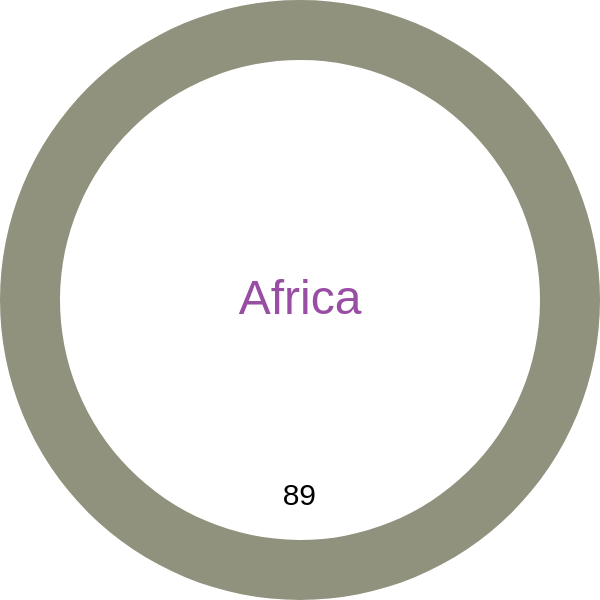

Write a Vega-Lite specification for this figure.
### Vega specification from a JSON file in a GitHub repository (floating-point values rounded to 4 significant figures)
{"$schema": "https://vega.github.io/schema/vega/v5.json", "description": "Donut Chart of Development Status in Africa", "width": 300, "height": 300, "autosize": "none", "signals": [{"name": "startAngle", "value": 0}, {"name": "endAngle", "value": 6.29}, {"name": "padAngle", "value": 0.04}, {"name": "innerRadius", "value": 120}, {"name": "cornerRadius", "value": 5.5}, {"name": "sort", "value": false}], "data": [{"name": "table", "values": [{"Region": "Developed", "Total_cases": 0}, {"Region": "Developing", "Total_cases": 89}], "transform": [{"type": "pie", "field": "Total_cases", "startAngle": {"signal": "startAngle"}, "endAngle": {"signal": "endAngle"}, "sort": {"signal": "sort"}}]}], "scales": [{"name": "color", "type": "ordinal", "domain": {"data": "table", "field": "Region"}, "range": ["#F1C40F", "#90927d"]}], "marks": [{"type": "arc", "from": {"data": "table"}, "encode": {"enter": {"fill": {"scale": "color", "field": "Region"}, "x": {"signal": "width / 2"}, "y": {"signal": "height / 2"}}, "update": {"startAngle": {"field": "startAngle"}, "endAngle": {"field": "endAngle"}, "padAngle": {"signal": "padAngle"}, "innerRadius": {"signal": "innerRadius"}, "outerRadius": {"signal": "width / 2"}, "cornerRadius": {"signal": "cornerRadius"}}}}, {"name": "mark_id", "type": "text", "from": {"data": "table"}, "encode": {"enter": {"text": {"signal": "if(datum['endAngle'] - datum['startAngle'] < 0.3, '', datum['Total_cases'])"}, "x": {"signal": "width / 2"}, "y": {"signal": "height / 2"}, "radius": {"signal": "width / 2 * 0.65"}, "theta": {"signal": "(datum['startAngle'] + datum['endAngle']) / 2"}, "fill": {"value": "black"}, "fontSize": {"value": 15}, "align": {"value": "center"}, "baseline": {"value": "middle"}}}}, {"type": "text", "encode": {"enter": {"x": {"signal": "width / 2"}, "y": {"signal": "height / 2"}, "text": {"value": "Africa"}, "fontSize": {"value": 24}, "align": {"value": "center"}, "baseline": {"value": "middle"}, "fill": {"value": "#984ea3"}}}}]}
